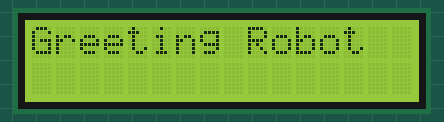
Simulated run of this sketch. Board: ESP8266 (NodeMCU). Shown: 16×2 character LCD.

Above: at 0.1 s.
At 2.1 s:
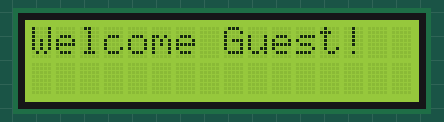

The sketch:

Main.ino
```cpp
#include <ESP8266WiFi.h>
#include <LiquidCrystal.h>

LiquidCrystal lcd(2,3,4,5,6,7);

String greeting = "Welcome Guest!";

void setup() {
  lcd.begin(16,2);
  lcd.print("Greeting Robot");
  delay(2000);
  lcd.clear();
}

void loop() {
  lcd.setCursor(0,0);
  lcd.print(greeting);
  delay(2000);
}
```
